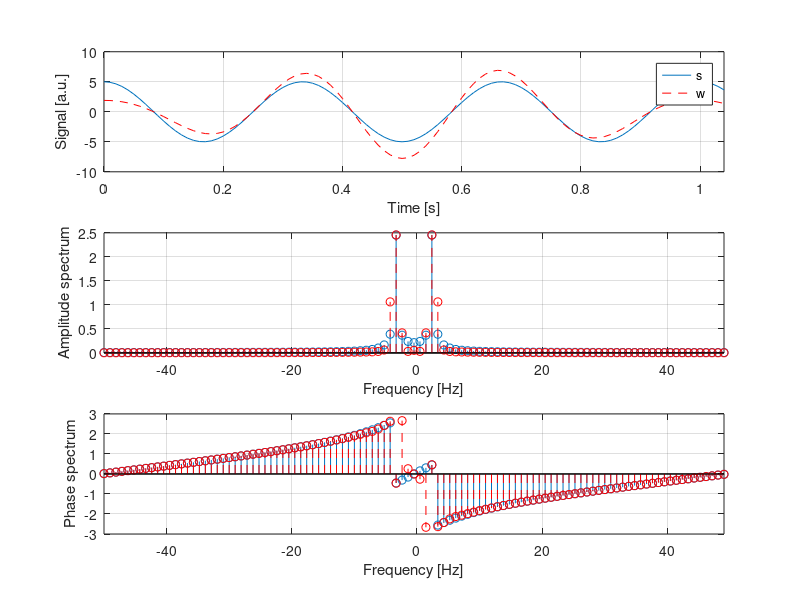

This chart was generated by the following MATLAB code:
%close all
clear all;
clc
%some important parameters:
A   =   5;          %amplitude [a.u.]
f	=   3;          %Frquency [Hz]
phi =   0;          % Phase[rad]
ts  =   0;          %Starting time [s]
te  =   1.05;       %Ending time [s], bylo 1
fs  =   100;        %sampling rate [Hz], bylo 20
Ts  =   1/fs;       %sampling period [s]

t = 0 : Ts : te-Ts;             %Time domain [s], czemu ucinam o Ts??? transformata fouriera zanim policzy sygnal to replikuje, jeden sygnal zamkniety drugi otwarty na przedzialach lewo zamkniety, prawy otwarty
s = A * cos(2*pi*f * t + phi);  %signal [a.u.]
N = length(s);                  %signal length [samples]

w = taylorwin(N)'; %okno tyckeya, dawac rowne inne funkcje, rozne okienka,DO SPRAWKA!!!
%chebwin,gausswin,

%SPRAWKO
%wplyw funkcji okienkujacej na widmo
%wplyw cze prob na sygnal okienkowania
%wplyw okna na faze okienkowanego
%wplyw polozenia okna na widmo?

sw = s.*w;      %impose the window on the signal;

figure('Color','w','Position',[1e2 1e2 15e2 7e2])
subplot(311)
plot(t,s); hold on
plot(t, sw, 'r--'); hold off
legend('s','w')
xlabel('Time [s]'); ylabel('Signal [a.u.]'); grid;
xlim([t(1) t(end)])

%% Frequency domain analysis
S = fft(s) / N;
Sw = fft(sw) / N;
L= te - ts; %Signal length [s]
fline = (0 : 1/L : fs-1/L) - fs/2;  %dziedzina czestotliwosci 

%amplituda
subplot(312)
stem( fline, fftshift(abs(S))); hold on %duze S to fourier s, zeby spowrotem s to modul
stem(fline, fftshift(abs(Sw)), 'r--'); hold off
xlabel('Frequency [Hz]'); ylabel('Amplitude spectrum'); grid
xlim([min(fline) max(fline)])

%faza
subplot(313)
stem( fline, fftshift(angle(S))); hold on %duze S to fourier s, zeby spowrotem s to modul
stem(fline, fftshift(angle(Sw)), 'r--'); hold off
xlabel('Frequency [Hz]'); ylabel('Phase spectrum'); grid
xlim([min(fline) max(fline)])

